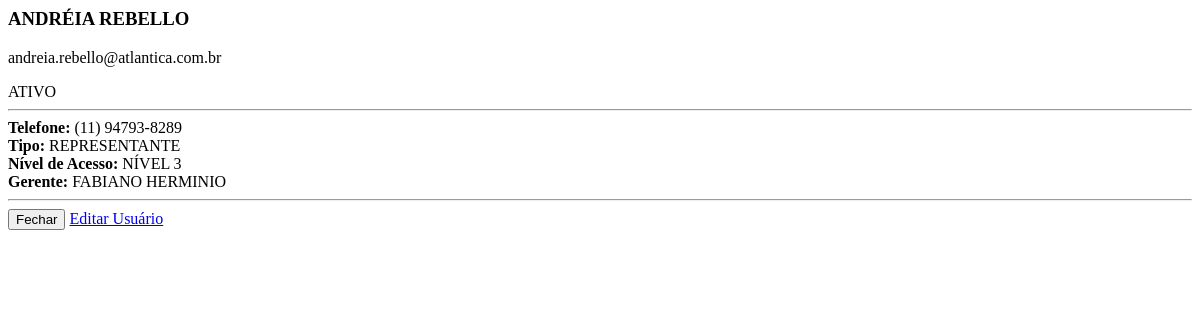
The app's page /usuarios/ver/5 (signed in), older data.
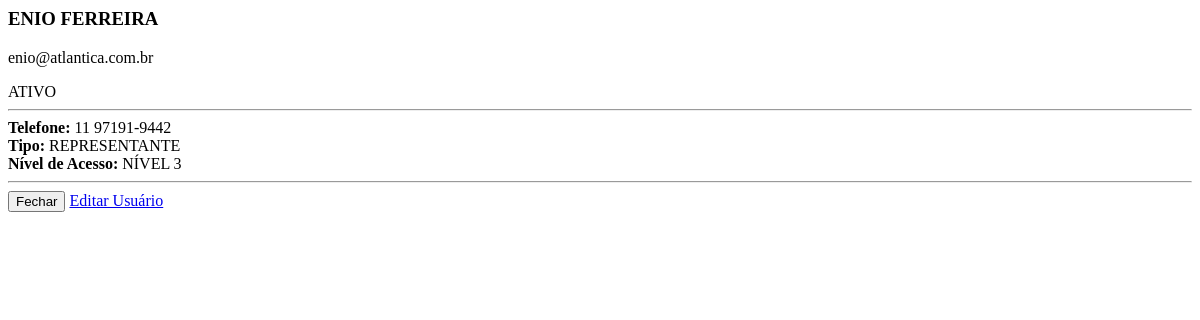
The same page, newer data.
### app.py (models this page shows, shortened)
class Usuario(db.Model, UserMixin):
    id = db.Column(db.Integer, primary_key=True)
    nome = db.Column(db.String(100), nullable=False)
    email = db.Column(db.String(100), unique=True, nullable=False)
    telefone = db.Column(db.String(20))
    senha_hash = db.Column(db.String(255), nullable=False)
    tipo_usuario_id = db.Column(db.Integer, db.ForeignKey('tipo_usuario.id'))
    gerente_id = db.Column(db.Integer, db.ForeignKey('usuario.id'))
    nivel_acesso = db.Column(db.Integer, default=10)
    status = db.Column(db.String(10), default='ATIVO')
    tipo = db.relationship('TipoUsuario', backref='usuarios')
    gerente = db.relationship('Usuario', remote_side=[id], uselist=False)

### app.py (the view)
@app.route('/usuarios/ver/<int:id>')
@login_required
@permissao_requerida("Usuários - Listar")  # Ver = listar
def usuario_ver(id):
    usuario = Usuario.query.get_or_404(id)
    return render_template('usuarios/view.html', usuario=usuario)

### app.py (called while the page is built)
def tem_permissao(nivel_necessario=None, funcao=None):
    if current_user.nivel_acesso == 0:  # Admin sempre pode tudo
        return True
    if nivel_necessario is not None and current_user.nivel_acesso > nivel_necessario:
        return False
    if funcao:
        config = Configuracao.query.first()
        if not config or not config.permissoes:
            return False
        try:
            permissoes = json.loads(config.permissoes)
            permissoes_do_nivel = permissoes.get(str(current_user.nivel_acesso), [])
            return funcao in permissoes_do_nivel
        except:
            return False
    return False

def permissao_requerida(funcao=None):
    @wraps(funcao)
    def decorator(f):
        @wraps(f)
        def wrapper(*args, **kwargs):
            if not tem_permissao(funcao=funcao):
                flash('Você não tem permissão para acessar esta função.', 'danger')
                return redirect(url_for('dashboard'))
            return f(*args, **kwargs)
        return wrapper
    return decorator

@login_manager.user_loader
def load_user(id):
    return Usuario.query.get(int(id))

### templates/usuarios/view.html
<div class="p-4">
    <div class="text-center mb-4">
        <h3 class="text-primary fw-bold">{{ usuario.nome }}</h3>
        <p class="text-muted fs-5">{{ usuario.email }}</p>
        <span class="badge bg-{{ 'success' if usuario.status == 'ATIVO' else 'secondary' }} fs-6 px-4 py-2">
            {{ usuario.status }}
        </span>
    </div>
    <hr>
    <div class="row g-3">
        <div class="col-md-6">
            <strong>Telefone:</strong>
            <span class="fw-bold">{{ usuario.telefone or 'Não informado' }}</span>
        </div>
        <div class="col-md-6">
            <strong>Tipo:</strong>
            {{ usuario.tipo.tipo_usuario if usuario.tipo else 'Não definido' }}
        </div>
        <div class="col-md-6">
            <strong>Nível de Acesso:</strong>
            {% if usuario.nivel_acesso == 0 %}
                <span class="text-danger fw-bold">ADMINISTRADOR</span>
            {% else %}
                <span class="fw-bold">NÍVEL {{ usuario.nivel_acesso }}</span>
            {% endif %}
        </div>
        {% if usuario.gerente %}
        <div class="col-md-6">
            <strong>Gerente:</strong>
            <span class="text-success fw-bold">{{ usuario.gerente.nome }}</span>
        </div>
        {% endif %}
    </div>
    <hr class="my-4">
    <div class="text-end">
        <button type="button" class="btn btn-secondary me-3" data-bs-dismiss="modal">
            Fechar
        </button>
        <a href="{{ url_for('usuario_form', id=usuario.id) }}" class="btn btn-warning">
            Editar Usuário
        </a>
    </div>
</div>

Row changes from the older to the newer data that the page shows:
no longer on this page (row edited): Usuario: gerente.nome "FABIANO HERMINIO"
changed Usuario "ATIVO": nome "ANDRÉIA REBELLO" → "ENIO FERREIRA"; email "andreia.rebello@atlantica.com.br" → "enio@atlantica.com.br"; telefone "(11) 94793-8289" → "11 97191-9442"
Text that changed along with them:
text no longer shown: "Gerente:"
